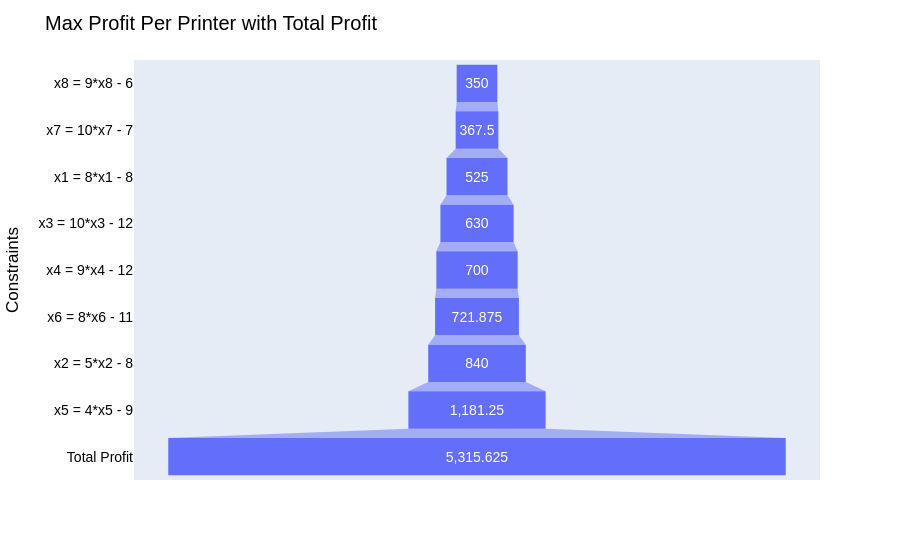

Notebook source saved alongside this figure:
### Code cell
solutions = get_solutions(dataset)
plot_funnel_chart(
    soln=solutions['soln'],
    constraints=solutions['constraints'],
    profits=profits
)

### Figure 1 — Plotly figure (JSON) as saved in the notebook; plotly's stock layout.template omitted (floating-point values rounded to 4 significant figures)
{"data": [{"hovertemplate": "x=%{x}<br>y=%{y}<extra></extra>", "legendgroup": "", "marker": {"color": "#636efa"}, "name": "", "orientation": "h", "showlegend": false, "type": "funnel", "x": [350.0, 367.5, 525.0, 630.0, 700.0, 721.9, 840.0, 1181.0, 5316.0], "xaxis": "x", "y": ["x8 = 9*x8 - 6", "x7 = 10*x7 - 7", "x1 = 8*x1 - 8", "x3 = 10*x3 - 12", "x4 = 9*x4 - 12", "x6 = 8*x6 - 11", "x2 = 5*x2 - 8", "x5 = 4*x5 - 9", "Total Profit"], "yaxis": "y"}], "layout": {"font": {"color": "black", "family": "Sans-serif", "size": 14}, "legend": {"title": {"text": "Legend"}, "tracegroupgap": 0}, "margin": {"t": 60}, "title": {"text": "Max Profit Per Printer with Total Profit"}, "xaxis": {"anchor": "y", "domain": [0, 1], "title": {"text": "Profit"}}, "yaxis": {"anchor": "x", "domain": [0, 1], "title": {"text": "Constraints"}}}}
